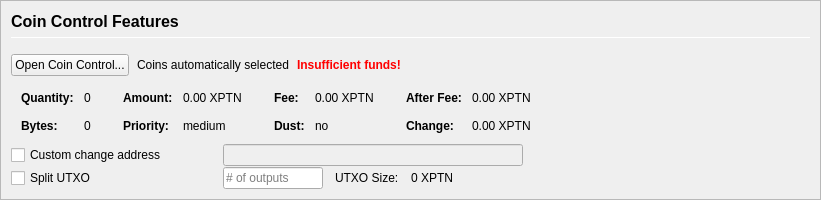
         <widget class="QFrame" name="frameCoinControl">
          <property name="sizePolicy">
           <sizepolicy hsizetype="Expanding" vsizetype="Expanding">
            <horstretch>0</horstretch>
            <verstretch>0</verstretch>
           </sizepolicy>
          </property>
          <property name="maximumSize">
           <size>
            <width>16777215</width>
            <height>16777215</height>
           </size>
          </property>
          <property name="frameShape">
           <enum>QFrame::StyledPanel</enum>
          </property>
          <property name="frameShadow">
           <enum>QFrame::Sunken</enum>
          </property>
          <layout class="QVBoxLayout" name="verticalLayoutCoinControl2">
           <property name="spacing">
            <number>0</number>
           </property>
           <property name="leftMargin">
            <number>0</number>
           </property>
           <property name="topMargin">
            <number>0</number>
           </property>
           <property name="rightMargin">
            <number>0</number>
           </property>
           <property name="bottomMargin">
            <number>0</number>
           </property>
           <item>
            <widget class="QFrame" name="frameCoinControl_BG">
             <layout class="QVBoxLayout" name="verticalLayoutCoinControl" stretch="0,0,0,0,0,0">
              <property name="spacing">
               <number>1</number>
              </property>
              <property name="leftMargin">
               <number>10</number>
              </property>
              <property name="topMargin">
               <number>10</number>
              </property>
              <item>
               <layout class="QHBoxLayout" name="horizontalLayoutCoinControl1">
                <property name="bottomMargin">
                 <number>15</number>
                </property>
                <item>
                 <layout class="QVBoxLayout" name="verticalLayout_3">
                  <property name="spacing">
                   <number>6</number>
                  </property>
                  <item>
                   <widget class="QLabel" name="labelCoinControlFeatures">
                    <property name="sizePolicy">
                     <sizepolicy hsizetype="Preferred" vsizetype="Maximum">
                      <horstretch>0</horstretch>
                      <verstretch>0</verstretch>
                     </sizepolicy>
                    </property>
                    <property name="minimumSize">
                     <size>
                      <width>0</width>
                      <height>20</height>
                     </size>
                    </property>
                    <property name="font">
                     <font>
                      <pointsize>12</pointsize>
                      <weight>75</weight>
                      <bold>true</bold>
                     </font>
                    </property>
                    <property name="styleSheet">
                     <string notr="true">font-weight:bold;</string>
                    </property>
                    <property name="text">
                     <string>Coin Control Features</string>
                    </property>
                   </widget>
                  </item>
                  <item>
                   <widget class="Line" name="line">
                    <property name="minimumSize">
                     <size>
                      <width>0</width>
                      <height>1</height>
                     </size>
                    </property>
                    <property name="maximumSize">
                     <size>
                      <width>16777215</width>
                      <height>1</height>
                     </size>
                    </property>
                    <property name="orientation">
                     <enum>Qt::Horizontal</enum>
                    </property>
                   </widget>
                  </item>
                 </layout>
                </item>
               </layout>
              </item>
              <item>
               <layout class="QHBoxLayout" name="horizontalLayoutCoinControl2" stretch="0,0,0,0">
                <property name="spacing">
                 <number>8</number>
                </property>
                <property name="bottomMargin">
                 <number>10</number>
                </property>
                <item>
                 <widget class="QPushButton" name="pushButtonCoinControl">
                  <property name="styleSheet">
                   <string notr="true"/>
                  </property>
                  <property name="text">
                   <string>Open Coin Control...</string>
                  </property>
                  <property name="autoDefault">
                   <bool>false</bool>
                  </property>
                 </widget>
                </item>
                <item>
                 <widget class="QLabel" name="labelCoinControlAutomaticallySelected">
                  <property name="text">
                   <string>Coins automatically selected</string>
                  </property>
                  <property name="margin">
                   <number>5</number>
                  </property>
                 </widget>
                </item>
                <item>
                 <widget class="QLabel" name="labelCoinControlInsuffFunds">
                  <property name="font">
                   <font>
                    <weight>75</weight>
                    <bold>true</bold>
                   </font>
                  </property>
                  <property name="styleSheet">
                   <string notr="true">color:red;font-weight:bold;</string>
                  </property>
                  <property name="text">
                   <string>Insufficient funds!</string>
                  </property>
                  <property name="margin">
                   <number>5</number>
                  </property>
                 </widget>
                </item>
                <item>
                 <spacer name="horizontalSpacerCoinControl">
                  <property name="orientation">
                   <enum>Qt::Horizontal</enum>
                  </property>
                  <property name="sizeHint" stdset="0">
                   <size>
                    <width>40</width>
                    <height>1</height>
                   </size>
                  </property>
                 </spacer>
                </item>
               </layout>
              </item>
              <item>
               <widget class="QWidget" name="widgetCoinControl" native="true">
                <property name="sizePolicy">
                 <sizepolicy hsizetype="Preferred" vsizetype="Preferred">
                  <horstretch>0</horstretch>
                  <verstretch>0</verstretch>
                 </sizepolicy>
                </property>
                <property name="minimumSize">
                 <size>
                  <width>0</width>
                  <height>0</height>
                 </size>
                </property>
                <property name="styleSheet">
                 <string notr="true"/>
                </property>
                <layout class="QHBoxLayout" name="horizontalLayoutCoinControl5">
                 <property name="leftMargin">
                  <number>0</number>
                 </property>
                 <property name="topMargin">
                  <number>0</number>
                 </property>
                 <property name="rightMargin">
                  <number>0</number>
                 </property>
                 <property name="bottomMargin">
                  <number>0</number>
                 </property>
                 <item>
                  <layout class="QHBoxLayout" name="horizontalLayoutCoinControl3" stretch="0,0,0,1">
                   <property name="spacing">
                    <number>20</number>
                   </property>
                   <property name="topMargin">
                    <number>0</number>
                   </property>
                   <property name="bottomMargin">
                    <number>10</number>
                   </property>
                   <item>
                    <layout class="QFormLayout" name="formLayoutCoinControl1">
                     <property name="horizontalSpacing">
                      <number>10</number>
                     </property>
                     <property name="verticalSpacing">
                      <number>14</number>
                     </property>
                     <property name="leftMargin">
                      <number>10</number>
                     </property>
                     <property name="topMargin">
                      <number>4</number>
                     </property>
                     <property name="rightMargin">
                      <number>6</number>
                     </property>
                     <item row="0" column="0">
                      <widget class="QLabel" name="labelCoinControlQuantityText">
                       <property name="font">
                        <font>
                         <weight>75</weight>
                         <bold>true</bold>
                        </font>
                       </property>
                       <property name="text">
                        <string>Quantity:</string>
                       </property>
                       <property name="margin">
                        <number>0</number>
                       </property>
                      </widget>
                     </item>
                     <item row="0" column="1">
                      <widget class="QLabel" name="labelCoinControlQuantity">
                       <property name="cursor">
                        <cursorShape>IBeamCursor</cursorShape>
                       </property>
                       <property name="contextMenuPolicy">
                        <enum>Qt::ActionsContextMenu</enum>
                       </property>
                       <property name="text">
                        <string notr="true">0</string>
                       </property>
                       <property name="margin">
                        <number>0</number>
                       </property>
                       <property name="textInteractionFlags">
                        <set>Qt::LinksAccessibleByMouse|Qt::TextSelectableByKeyboard|Qt::TextSelectableByMouse</set>
                       </property>
                      </widget>
                     </item>
                     <item row="1" column="0">
                      <widget class="QLabel" name="labelCoinControlBytesText">
                       <property name="font">
                        <font>
                         <weight>75</weight>
                         <bold>true</bold>
                        </font>
                       </property>
                       <property name="text">
                        <string>Bytes:</string>
                       </property>
                      </widget>
                     </item>
                     <item row="1" column="1">
                      <widget class="QLabel" name="labelCoinControlBytes">
                       <property name="cursor">
                        <cursorShape>IBeamCursor</cursorShape>
                       </property>
                       <property name="contextMenuPolicy">
                        <enum>Qt::ActionsContextMenu</enum>
                       </property>
                       <property name="text">
                        <string notr="true">0</string>
                       </property>
                       <property name="textInteractionFlags">
                        <set>Qt::LinksAccessibleByMouse|Qt::TextSelectableByKeyboard|Qt::TextSelectableByMouse</set>
                       </property>
                      </widget>
                     </item>
                    </layout>
                   </item>
                   <item>
                    <layout class="QFormLayout" name="formLayoutCoinControl2">
                     <property name="horizontalSpacing">
                      <number>10</number>
                     </property>
                     <property name="verticalSpacing">
                      <number>14</number>
                     </property>
                     <property name="leftMargin">
                      <number>6</number>
                     </property>
                     <property name="topMargin">
                      <number>4</number>
                     </property>
                     <property name="rightMargin">
                      <number>6</number>
                     </property>
                     <item row="0" column="0">
                      <widget class="QLabel" name="labelCoinControlAmountText">
                       <property name="font">
                        <font>
                         <weight>75</weight>
                         <bold>true</bold>
                        </font>
                       </property>
                       <property name="text">
                        <string>Amount:</string>
                       </property>
                       <property name="margin">
                        <number>0</number>
                       </property>
                      </widget>
                     </item>
                     <item row="0" column="1">
                      <widget class="QLabel" name="labelCoinControlAmount">
                       <property name="cursor">
                        <cursorShape>IBeamCursor</cursorShape>
                       </property>
                       <property name="contextMenuPolicy">
                        <enum>Qt::ActionsContextMenu</enum>
                       </property>
                       <property name="text">
                        <string notr="true">0.00 XPTN</string>
                       </property>
                       <property name="textInteractionFlags">
                        <set>Qt::LinksAccessibleByMouse|Qt::TextSelectableByKeyboard|Qt::TextSelectableByMouse</set>
                       </property>
                      </widget>
                     </item>
                     <item row="1" column="0">
                      <widget class="QLabel" name="labelCoinControlPriorityText">
                       <property name="font">
                        <font>
                         <weight>75</weight>
                         <bold>true</bold>
                        </font>
                       </property>
                       <property name="text">
                        <string>Priority:</string>
                       </property>
                      </widget>
                     </item>
                     <item row="1" column="1">
                      <widget class="QLabel" name="labelCoinControlPriority">
                       <property name="cursor">
                        <cursorShape>IBeamCursor</cursorShape>
                       </property>
                       <property name="contextMenuPolicy">
                        <enum>Qt::ActionsContextMenu</enum>
                       </property>
                       <property name="text">
                        <string>medium</string>
                       </property>
                       <property name="textInteractionFlags">
                        <set>Qt::LinksAccessibleByMouse|Qt::TextSelectableByKeyboard|Qt::TextSelectableByMouse</set>
                       </property>
                      </widget>
                     </item>
                    </layout>
                   </item>
                   <item>
                    <layout class="QFormLayout" name="formLayoutCoinControl3">
                     <property name="horizontalSpacing">
                      <number>10</number>
                     </property>
                     <property name="verticalSpacing">
                      <number>14</number>
                     </property>
                     <property name="leftMargin">
                      <number>6</number>
                     </property>
                     <property name="topMargin">
                      <number>4</number>
                     </property>
                     <property name="rightMargin">
                      <number>6</number>
                     </property>
                     <item row="0" column="0">
                      <widget class="QLabel" name="labelCoinControlFeeText">
                       <property name="font">
                        <font>
                         <weight>75</weight>
                         <bold>true</bold>
                        </font>
                       </property>
                       <property name="text">
                        <string>Fee:</string>
                       </property>
                       <property name="margin">
                        <number>0</number>
                       </property>
                      </widget>
                     </item>
                     <item row="0" column="1">
                      <widget class="QLabel" name="labelCoinControlFee">
                       <property name="cursor">
                        <cursorShape>IBeamCursor</cursorShape>
                       </property>
                       <property name="contextMenuPolicy">
                        <enum>Qt::ActionsContextMenu</enum>
                       </property>
                       <property name="text">
                        <string notr="true">0.00 XPTN</string>
                       </property>
                       <property name="textInteractionFlags">
                        <set>Qt::LinksAccessibleByMouse|Qt::TextSelectableByKeyboard|Qt::TextSelectableByMouse</set>
                       </property>
                      </widget>
                     </item>
                     <item row="1" column="0">
                      <widget class="QLabel" name="labelCoinControlLowOutputText">
                       <property name="font">
                        <font>
                         <weight>75</weight>
                         <bold>true</bold>
                        </font>
                       </property>
                       <property name="text">
                        <string>Dust:</string>
                       </property>
                      </widget>
                     </item>
                     <item row="1" column="1">
                      <widget class="QLabel" name="labelCoinControlLowOutput">
                       <property name="cursor">
                        <cursorShape>IBeamCursor</cursorShape>
                       </property>
                       <property name="contextMenuPolicy">
                        <enum>Qt::ActionsContextMenu</enum>
                       </property>
                       <property name="text">
                        <string>no</string>
                       </property>
                       <property name="textInteractionFlags">
                        <set>Qt::LinksAccessibleByMouse|Qt::TextSelectableByKeyboard|Qt::TextSelectableByMouse</set>
                       </property>
                      </widget>
                     </item>
                    </layout>
                   </item>
                   <item>
                    <layout class="QFormLayout" name="formLayoutCoinControl4">
                     <property name="horizontalSpacing">
                      <number>10</number>
                     </property>
                     <property name="verticalSpacing">
                      <number>14</number>
                     </property>
                     <property name="leftMargin">
                      <number>6</number>
                     </property>
                     <property name="topMargin">
                      <number>4</number>
                     </property>
                     <property name="rightMargin">
                      <number>6</number>
                     </property>
                     <item row="0" column="0">
                      <widget class="QLabel" name="labelCoinControlAfterFeeText">
                       <property name="font">
                        <font>
                         <weight>75</weight>
                         <bold>true</bold>
                        </font>
                       </property>
                       <property name="text">
                        <string>After Fee:</string>
                       </property>
                       <property name="margin">
                        <number>0</number>
                       </property>
                      </widget>
                     </item>
                     <item row="0" column="1">
                      <widget class="QLabel" name="labelCoinControlAfterFee">
                       <property name="cursor">
                        <cursorShape>IBeamCursor</cursorShape>
                       </property>
                       <property name="contextMenuPolicy">
                        <enum>Qt::ActionsContextMenu</enum>
                       </property>
                       <property name="text">
                        <string notr="true">0.00 XPTN</string>
                       </property>
                       <property name="textInteractionFlags">
                        <set>Qt::LinksAccessibleByMouse|Qt::TextSelectableByKeyboard|Qt::TextSelectableByMouse</set>
                       </property>
                      </widget>
                     </item>
                     <item row="1" column="0">
                      <widget class="QLabel" name="labelCoinControlChangeText">
                       <property name="font">
                        <font>
                         <weight>75</weight>
                         <bold>true</bold>
                        </font>
                       </property>
                       <property name="text">
                        <string>Change:</string>
                       </property>
                      </widget>
                     </item>
                     <item row="1" column="1">
                      <widget class="QLabel" name="labelCoinControlChange">
                       <property name="cursor">
                        <cursorShape>IBeamCursor</cursorShape>
                       </property>
                       <property name="contextMenuPolicy">
                        <enum>Qt::ActionsContextMenu</enum>
                       </property>
                       <property name="text">
                        <string notr="true">0.00 XPTN</string>
                       </property>
                       <property name="textInteractionFlags">
                        <set>Qt::LinksAccessibleByMouse|Qt::TextSelectableByKeyboard|Qt::TextSelectableByMouse</set>
                       </property>
                      </widget>
                     </item>
                    </layout>
                   </item>
                  </layout>
                 </item>
                </layout>
               </widget>
              </item>
              <item>
               <layout class="QHBoxLayout" name="horizontalLayoutCoinControl4">
                <property name="spacing">
                 <number>12</number>
                </property>
                <property name="sizeConstraint">
                 <enum>QLayout::SetDefaultConstraint</enum>
                </property>
                <property name="topMargin">
                 <number>0</number>
                </property>
                <property name="rightMargin">
                 <number>0</number>
                </property>
                <item>
                 <widget class="QCheckBox" name="checkBoxCoinControlChange">
                  <property name="sizePolicy">
                   <sizepolicy hsizetype="Preferred" vsizetype="Preferred">
                    <horstretch>0</horstretch>
                    <verstretch>0</verstretch>
                   </sizepolicy>
                  </property>
                  <property name="minimumSize">
                   <size>
                    <width>200</width>
                    <height>0</height>
                   </size>
                  </property>
                  <property name="maximumSize">
                   <size>
                    <width>200</width>
                    <height>16777215</height>
                   </size>
                  </property>
                  <property name="toolTip">
                   <string>If this is activated, but the change address is empty or invalid, change will be sent to a newly generated address.</string>
                  </property>
                  <property name="text">
                   <string>Custom change address</string>
                  </property>
                 </widget>
                </item>
                <item>
                 <widget class="QValidatedLineEdit" name="lineEditCoinControlChange">
                  <property name="enabled">
                   <bool>false</bool>
                  </property>
                  <property name="sizePolicy">
                   <sizepolicy hsizetype="Preferred" vsizetype="Preferred">
                    <horstretch>0</horstretch>
                    <verstretch>0</verstretch>
                   </sizepolicy>
                  </property>
                  <property name="minimumSize">
                   <size>
                    <width>300</width>
                    <height>0</height>
                   </size>
                  </property>
                 </widget>
                </item>
                <item>
                 <widget class="QLabel" name="labelCoinControlChangeLabel">
                  <property name="sizePolicy">
                   <sizepolicy hsizetype="Preferred" vsizetype="Preferred">
                    <horstretch>0</horstretch>
                    <verstretch>0</verstretch>
                   </sizepolicy>
                  </property>
                  <property name="minimumSize">
                   <size>
                    <width>100</width>
                    <height>0</height>
                   </size>
                  </property>
                  <property name="text">
                   <string/>
                  </property>
                  <property name="margin">
                   <number>3</number>
                  </property>
                 </widget>
                </item>
               </layout>
              </item>
              <item>
               <layout class="QHBoxLayout" name="horizontalLayoutCoinControl6">
                <property name="spacing">
                 <number>12</number>
                </property>
                <property name="rightMargin">
                 <number>0</number>
                </property>
                <item>
                 <widget class="QCheckBox" name="splitBlockCheckBox">
                  <property name="sizePolicy">
                   <sizepolicy hsizetype="Preferred" vsizetype="Preferred">
                    <horstretch>0</horstretch>
                    <verstretch>0</verstretch>
                   </sizepolicy>
                  </property>
                  <property name="minimumSize">
                   <size>
                    <width>200</width>
                    <height>0</height>
                   </size>
                  </property>
                  <property name="maximumSize">
                   <size>
                    <width>200</width>
                    <height>16777215</height>
                   </size>
                  </property>
                  <property name="text">
                   <string>Split UTXO</string>
                  </property>
                 </widget>
                </item>
                <item>
                 <widget class="QLineEdit" name="splitBlockLineEdit">
                  <property name="sizePolicy">
                   <sizepolicy hsizetype="Preferred" vsizetype="Preferred">
                    <horstretch>50</horstretch>
                    <verstretch>0</verstretch>
                   </sizepolicy>
                  </property>
                  <property name="minimumSize">
                   <size>
                    <width>100</width>
                    <height>0</height>
                   </size>
                  </property>
                  <property name="maximumSize">
                   <size>
                    <width>100</width>
                    <height>16777215</height>
                   </size>
                  </property>
                  <property name="placeholderText">
                   <string># of outputs</string>
                  </property>
                 </widget>
                </item>
                <item>
                 <widget class="QLabel" name="labelBlockSizeText">
                  <property name="text">
                   <string>UTXO Size:</string>
                  </property>
                 </widget>
                </item>
                <item>
                 <widget class="QLabel" name="labelBlockSize">
                  <property name="text">
                   <string>0 XPTN</string>
                  </property>
                 </widget>
                </item>
                <item>
                 <spacer name="horizontalSpacer_7">
                  <property name="orientation">
                   <enum>Qt::Horizontal</enum>
                  </property>
                  <property name="sizeHint" stdset="0">
                   <size>
                    <width>40</width>
                    <height>20</height>
                   </size>
                  </property>
                 </spacer>
                </item>
               </layout>
              </item>
              <item>
               <spacer name="verticalSpacerCoinControl">
                <property name="orientation">
                 <enum>Qt::Vertical</enum>
                </property>
                <property name="sizeHint" stdset="0">
                 <size>
                  <width>800</width>
                  <height>1</height>
                 </size>
                </property>
               </spacer>
              </item>
             </layout>
            </widget>
           </item>
          </layout>
         </widget>
